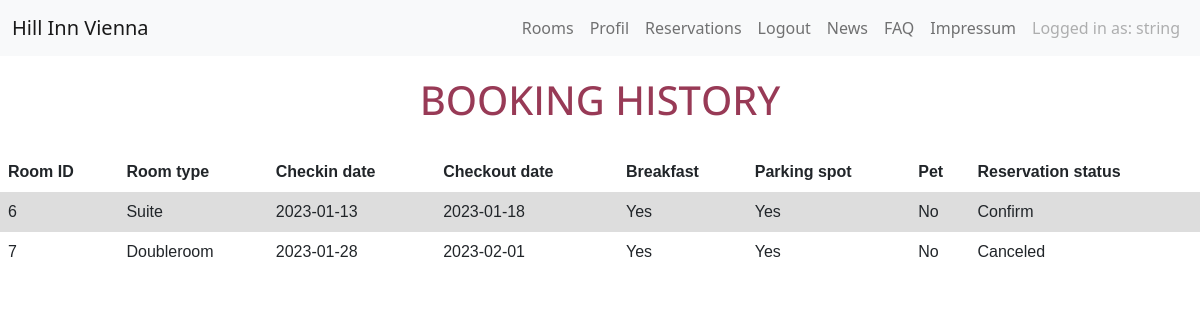
Screenshot of /inc/bookinghistory.php?id=string (signed in) with the database file from the repository.
### tables this page shows
CREATE TABLE `rooms` (
  `ROOM_ID` int(255) NOT NULL,
  `ROOM_TYPE` varchar(255) NOT NULL,
  `GUEST_FIRSTNAME` varchar(255) DEFAULT NULL,
  `GUEST_LASTNAME` varchar(255) DEFAULT NULL,
  `CHECKIN_DATE` date NOT NULL,
  `CHECKOUT_DATE` date NOT NULL,
  `RESERVATION_TIME` timestamp NOT NULL DEFAULT current_timestamp(),
  `STAT` varchar(255) NOT NULL DEFAULT 'New',
  `BREAKFAST` varchar(255) NOT NULL DEFAULT 'No',
  `PARKING` varchar(255) NOT NULL DEFAULT 'No',
  `PET` varchar(255) NOT NULL DEFAULT 'No',
  `USERNAME` varchar(255) NOT NULL
);

### inc/bookinghistory.php (the view, shortened to what this page needs)
<!DOCTYPE html>
<html lang="en">
<head>
    <link rel="stylesheet" href="/res/admin.css">
    <link rel="stylesheet" href="/res/main.css">
    <link href="https://cdn.jsdelivr.net/npm/bootstrap@5.2.2/dist/css/bootstrap.min.css" rel="stylesheet">
</head>
<body>
    <?php
  include "nav.php";
?>
<h1>Booking history</h1>
        <table>
            <tr>
            <th>Room ID</th>
            <th>Room type</th>
            <th>Checkin date</th>
            <th>Checkout date</th>
            <th>Breakfast</th>
            <th>Parking spot</th>
            <th>Pet</th>
            <th>Reservation status</th>
            </tr>
        <?php
        if(isset($_GET["id"]))
        {
              require("../config/dbaccess.php");
              $stmt = $mysql->prepare("SELECT * FROM rooms WHERE USERNAME = :id");
              $stmt->execute(array(":id" => $_GET["id"]));
              while($row = $stmt->fetch()){
                  ?>
                  <tr>
                    <td><?php echo $row["ROOM_ID"] ?></td>
                    <td><?php echo $row["ROOM_TYPE"] ?></td>
                    <td><?php echo $row["CHECKIN_DATE"] ?></td>
                    <td><?php echo $row["CHECKOUT_DATE"] ?></td>
                    <td><?php echo $row["BREAKFAST"] ?></td>
                    <td><?php echo $row["PARKING"] ?></td>
                    <td><?php echo $row["PET"] ?></td>
                    <td><?php echo $row["STAT"] ?></td>
                    </tr>
                    <?php
              }
            }
        ?>
        </table>
</body>
</html>

### inc/nav.php (shortened to what this page needs)
<!DOCTYPE html>
<html lang="en">
<head>
    <link rel="stylesheet" href="/res/style.css">
    <link rel="stylesheet" href="/res/signin.css">
    <link href="https://cdn.jsdelivr.net/npm/bootstrap@5.2.2/dist/css/bootstrap.min.css" rel="stylesheet">
</head>
<body>
<nav class="navbar navbar-expand-lg bg-light">
      <div class="container-fluid">
        <a class="navbar-brand" href="../index.php">Hill Inn Vienna</a>
        <div class="collapse navbar-collapse" id="navbarNavAltMarkup">
          <ul class="navbar-nav ms-auto">
              <?php if (isset($_SESSION['username']))
              {
                ?>
                <li class="nav-item">
                  <a class="nav-link" href="/inc/reservierung.php?id=<?php echo $_SESSION["username"]?>">Rooms</a>
              </li>
                <li class="nav-item navcenter">
                  <a class="nav-link" href="/inc/profil.php?id=<?php echo $_SESSION["username"] ?>">Profil</a>
                </li>
                <li class="nav-item navcenter">
                  <a class="nav-link" href="/inc/bookinghistory.php?id=<?php echo $_SESSION["username"] ?>">Reservations</a>
                </li>
                <li class="nav-item navcenter"><a class="nav-link" href="/inc/logout.php">Logout</a>
              </li>
              <li class="nav-item">
                  <a class="nav-link" href="/inc/news.php">News</a>
              </li>
              <li class="nav-item">
                  <a class="nav-link" href="/inc/faq.php">FAQ</a>
              </li>
              <li class="nav-item">
                  <a class="nav-link" href="/inc/impressum.php">Impressum</a>
              </li>
              <li class="nav-item">
                <a class="nav-link disabled">Logged in as: <?php echo $_SESSION["username"] ?></a>
              </li>
                <?php } ?>
          </ul>
        </div>
      </div>
  </nav>
</body>
</html>

### res/admin.css (style rules this page uses)
table { font-family: arial, sans-serif; border-collapse: collapse; width: 100%; }
td, th { border: 2px solid #dddddd; text-align: left; padding: 8px; }
tr:nth-child(even) { background-color: #dddddd; }

### res/main.css (style rules this page uses)
body { background-color: whitesmoke; width: 100%; height: 100%; }
h1 { list-style: none; font-family: 'Open Sans', sans-serif; font-size: 30px; padding: 20px; text-transform: uppercase; text-align: center; color: rgb(152, 58, 86); font-size: 40px; }
div a { text-decoration: none; color: rgb(192, 159, 120); }

### res/style.css (style rules this page uses)
html { scroll-behavior: smooth; }

### res/signin.css (style rules this page uses)
body { margin-bottom: 60px; }

### rows the page displays
rooms: ROOM_ID "6", ROOM_TYPE "Suite", CHECKIN_DATE "2023-01-13", CHECKOUT_DATE "2023-01-18", BREAKFAST "Yes", PARKING "Yes", PET "No", STAT "Confirm"
rooms: ROOM_ID "7", ROOM_TYPE "Doubleroom", CHECKIN_DATE "2023-01-28", CHECKOUT_DATE "2023-02-01", BREAKFAST "Yes", PARKING "Yes", PET "No", STAT "Canceled"

### other values shown
$_SESSION["username"] "string"
